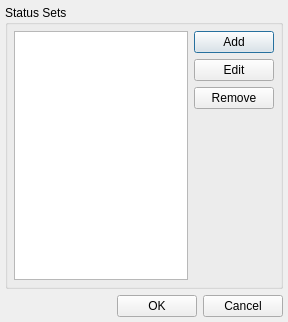
<ui version="4.0" >
 <author></author>
 <comment></comment>
 <exportmacro></exportmacro>
 <class>StatusSetDialogUI</class>
 <widget class="QDialog" name="StatusSetDialogUI" >
  <property name="geometry" >
   <rect>
    <x>0</x>
    <y>0</y>
    <width>288</width>
    <height>322</height>
   </rect>
  </property>
  <property name="windowTitle" >
   <string>Edit Status Sets</string>
  </property>
  <layout class="QVBoxLayout" >
   <property name="margin" >
    <number>5</number>
   </property>
   <property name="spacing" >
    <number>6</number>
   </property>
   <item>
    <widget class="QGroupBox" name="groupBox" >
     <property name="title" >
      <string>Status Sets</string>
     </property>
     <layout class="QHBoxLayout" >
      <property name="margin" >
       <number>6</number>
      </property>
      <property name="spacing" >
       <number>6</number>
      </property>
      <item>
       <widget class="QListWidget" name="mSetList" >
        <property name="alternatingRowColors" >
         <bool>true</bool>
        </property>
       </widget>
      </item>
      <item>
       <layout class="QVBoxLayout" >
        <property name="margin" >
         <number>0</number>
        </property>
        <property name="spacing" >
         <number>6</number>
        </property>
        <item>
         <widget class="QPushButton" name="mAddButton" >
          <property name="text" >
           <string>Add</string>
          </property>
         </widget>
        </item>
        <item>
         <widget class="QPushButton" name="mEditButton" >
          <property name="text" >
           <string>Edit</string>
          </property>
         </widget>
        </item>
        <item>
         <widget class="QPushButton" name="mRemoveButton" >
          <property name="text" >
           <string>Remove</string>
          </property>
         </widget>
        </item>
        <item>
         <spacer>
          <property name="orientation" >
           <enum>Qt::Vertical</enum>
          </property>
          <property name="sizeHint" >
           <size>
            <width>20</width>
            <height>40</height>
           </size>
          </property>
         </spacer>
        </item>
       </layout>
      </item>
     </layout>
    </widget>
   </item>
   <item>
    <layout class="QHBoxLayout" >
     <property name="margin" >
      <number>0</number>
     </property>
     <property name="spacing" >
      <number>6</number>
     </property>
     <item>
      <spacer>
       <property name="orientation" >
        <enum>Qt::Horizontal</enum>
       </property>
       <property name="sizeHint" >
        <size>
         <width>131</width>
         <height>22</height>
        </size>
       </property>
      </spacer>
     </item>
     <item>
      <widget class="QPushButton" name="mOKButton" >
       <property name="text" >
        <string>OK</string>
       </property>
      </widget>
     </item>
     <item>
      <widget class="QPushButton" name="mCancelButton" >
       <property name="text" >
        <string>Cancel</string>
       </property>
      </widget>
     </item>
    </layout>
   </item>
  </layout>
 </widget>
 <resources/>
 <connections>
  <connection>
   <sender>mOKButton</sender>
   <signal>clicked()</signal>
   <receiver>StatusSetDialogUI</receiver>
   <slot>accept()</slot>
   <hints>
    <hint type="sourcelabel" >
     <x>278</x>
     <y>253</y>
    </hint>
    <hint type="destinationlabel" >
     <x>96</x>
     <y>254</y>
    </hint>
   </hints>
  </connection>
  <connection>
   <sender>mCancelButton</sender>
   <signal>clicked()</signal>
   <receiver>StatusSetDialogUI</receiver>
   <slot>reject()</slot>
   <hints>
    <hint type="sourcelabel" >
     <x>369</x>
     <y>253</y>
    </hint>
    <hint type="destinationlabel" >
     <x>179</x>
     <y>282</y>
    </hint>
   </hints>
  </connection>
 </connections>
</ui>
